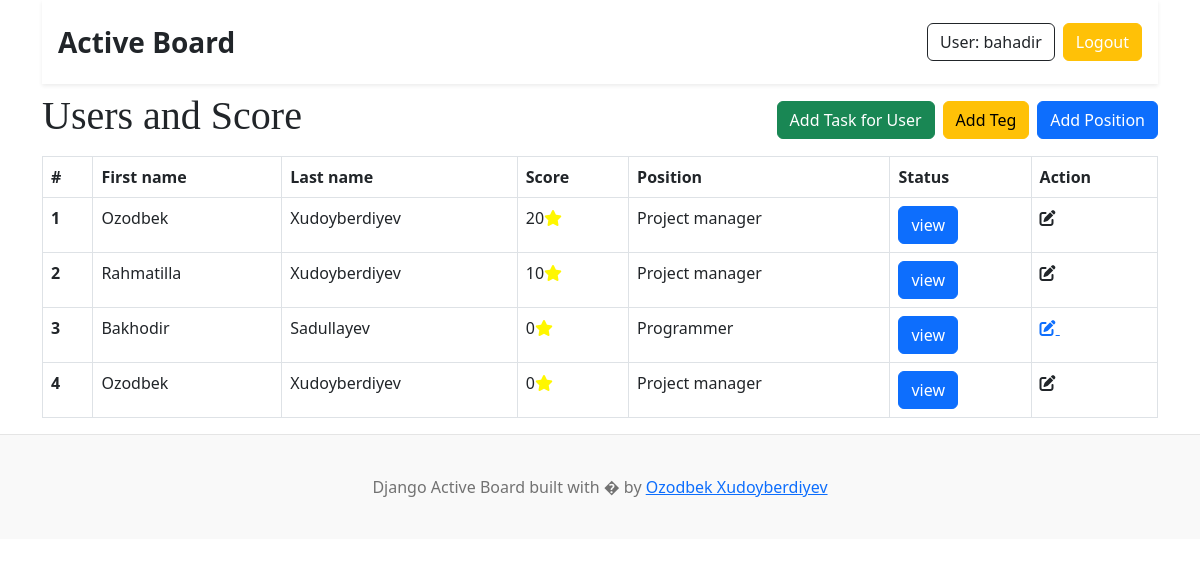
Screenshot of / (signed in) with the database file from the repository.
### users/models.py (models this page shows, shortened)
class UserProfile(models.Model):
    user = models.OneToOneField(User, on_delete=models.CASCADE)
    score = models.IntegerField(default=0)
    position = models.ForeignKey(Position,on_delete=models.CASCADE)

class Position(models.Model):
    name = models.CharField(max_length=50)
    def __str__(self):
        return f"{self.name}"

### users/views.py (the view)
# urls.py: 2. Add a URL to urlpatterns:  path('', views.home, name='home')
def home(request):
    users = UserProfile.objects.order_by("-score")
    context = {
        "users":users
    }
    return render(request,"index.html",context)

### templates/index.html (shortened to what this page needs)
{% extends 'base.html' %} {% load static %} {% block content %}
{% if user.is_authenticated %}
  <div class="navbar">
    <h1>Users and Score</h1>
    <div class="d-grid gap-2 d-md-flex justify-content-md-end">
      <a class="btn btn-success" href="{% url 'add_task' %}" type="button">Add Task for User</a>
      <a class="btn btn-warning" href="{% url 'add_teg' %}" type="button">Add Teg</a>
      <a class="btn btn-primary" href="{% url 'add_position' %}" type="button">Add Position</a>
    </div>
  </div>
  <div class="col-12" style="overflow-x: auto;">
    <table class="table table-bordered">
      <thead>
        <tr>
          <th scope="col">#</th>
          <th scope="col">First name</th>
          <th scope="col">Last name</th>
          <th scope="col">Score</th>
          <th scope="col">Position</th>
          <th scope="col">Status</th>
          <th scope="col">Action</th>
        </tr>
      </thead>
      <tbody>
        {% for user in users %}
        <tr>
          <th scope="row">{{forloop.counter}}</th>
          <td>{{user.user.first_name}}</td>
          <td>{{user.user.last_name}}</td>
          <td class="">{{user.score}}<i class="fa-solid fa-star " style="color: #fff700;"></i></td>
          <td>{{user.position}}</td>
          <td >
            <a
              type="button"
              href="{% url "user_status" user.id %}"
              class="btn btn-primary"
            >
              view</a
            >
          </td>
          <td  class="">
              <a {% if request.user.id == user.user.id %} href="{% url 'edit_user' user.id %} {% endif %}">
                <i class="fa-solid fa-pen-to-square"></i>
              </a>
            </td>
        </tr>
        {% endfor %}
      </tbody>
    </table>
  </div>
{% else %}
<h5>You don't have permission.You should register or login</h5>
{% endif %}
{% endblock %}

### templates/base.html (shortened to what this page needs)
{% load static %}
<!DOCTYPE html>
<html lang="en">
<head>
    <link
      href="https://getbootstrap.com/docs/5.3/dist/css/bootstrap.min.css"
      rel="stylesheet"/>
    <link rel="stylesheet" href='{% static "css/style.css" %}'>
</head>
<body>
    <div class="container">
        <nav class="navbar navbar-expand-lg navbar-light bg-white shadow-sm p-3">
                <a class="navbar-brand fw-bold text-dark fs-3" href="/">Active Board</a>
                <div class="collapse navbar-collapse" id="navbarSupportedContent">
                    <ul class="navbar-nav ms-auto align-items-center">
                        {% if user.is_authenticated %}
                            <li class="nav-item">
                                <a class="btn btn-outline-dark me-2" href="#">User: {{ user }}</a>
                            </li>
                            <li class="nav-item">
                                <a class="btn btn-warning text-white" href="{% url 'logout' %}">Logout</a>
                            </li>
                        {% endif %}
                    </ul>
                </div>
        </nav>
        {% block content %}
        {% endblock %}
    </div>
    <footer class="blog-footer text-center">
      <p>Django Active Board built with � by <a href="https://github.com/Ozodbek3105">Ozodbek Xudoyberdiyev</a></p>
    </footer>
</body>
</html>

### Active_Board/static/css/style.css (style rules this page uses)
h1, h2, h3, h4, h5, h6 { font-family: "Playfair Display", Georgia, "Times New Roman", serif; }
.blog-footer { padding: 2.5rem 0; color: #727272; text-align: center; background-color: #f9f9f9; border-top: .05rem solid #e5e5e5; }
.blog-footer p:last-child { margin-bottom: 0; }

### rows the page displays
UserProfile: user.first_name "Ozodbek", user.last_name "Xudoyberdiyev", score "20", position "Project manager"
UserProfile: user.first_name "Rahmatilla", user.last_name "Xudoyberdiyev", score "10", position "Project manager"
UserProfile: user.first_name "Bakhodir", user.last_name "Sadullayev", score "0", position "Programmer"
UserProfile: user.first_name "Ozodbek", user.last_name "Xudoyberdiyev", score "0", position "Project manager"

### other values shown
{{ user }} "bahadir"
